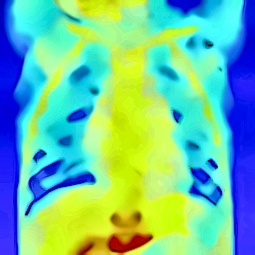
#> input picture Submission/2/im001-healthy.jpg, 255 x 255 px
$ python -i main.py   (imports and definitions only)   (older library calls are emulated)
#> lines starting #> are read from the running program, lines starting #| are printed output that depends on the picture
#> further down, picture is the input picture: shape (255, 255, 3); mean B, G, R 160.1, 193.2, 110.7
# Image Processing Coursework
# James Duxbury BDZZ75

'''
Execution time takes just under 2.5 hours to process all images
on a MacBook Pro M1, 8GB RAM. An alternative, Windows, computer,
takes around 5 hours.

Please allow sufficient time to run this :)
'''

# File Imports
import sys
import os
import re
import numpy as np
import cv2

# Modified Criminisi inpainter found in Inpainter.py
# https://github.com/NazminJuli/Criminisi-Inpainting
from Inpainter import Inpainter


# FileHandling Class
class FileHandling:
    '''
    This class is used to handle argument parsing and image saving
    '''
    def __init__(self):
        # This function parses arguments, and stores a list of all images

        # Status is used to flag errors with argument parsing
        self.status = 1
        if len(sys.argv) != 2:  # Incorrect amount of arguments
            print('Arguments should be in format python main.py [directory]')
            self.status = -1
        else:  # Directory could not be found
            if not os.path.isdir(sys.argv[1]):
                print('Directory could not be found')
                self.status = -1
            else:
                self.directory = sys.argv[1]

                # Find list of all files within specified folder
                self.unfiltered_images = os.listdir(self.directory)

                # To prevent errors, remove any non .jpg files
                self.images = [
                    file for file in self.unfiltered_images
                    if re.match(r'.*\.(jpg)$', file)
                    ]

                # Sort images so they are processed in order
                self.images.sort()

        # Sets the output directory to save processed images
        # Makes directory if it doesn't exist
        if not os.path.exists('./Results'):
            os.makedirs('./Results')
        self.output_dir = "./Results"

    def save_image(self, image, filename):
        # Save each repaired image when needed
        cv2.imwrite(f'{self.output_dir}/{filename}', image)

# Class to handle image processing
class ImageProcessing:
    '''
    This class contains methods to process the x-ray images
    '''
    # [30 lines left out: functions perspective_transform, denoise, histogram_equalisation, not called in this run]

    def contrast_lab(self, image):
        # This function applies contrast enhancement on the Lightness channel in LAB colour space
        # Convert image from BGR to LAB
        lab = cv2.cvtColor(image, cv2.COLOR_BGR2LAB)
#> lab: shape (255, 255, 3); mean of channels 0, 1, 2 192.1, 110.6, 135

        # Split image into separate channels
        l,a,b = cv2.split(lab)
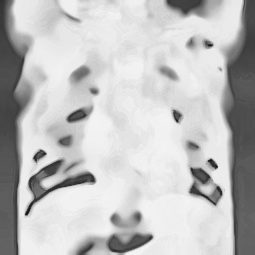
#> l: shape (255, 255); min 10, max 245, mean 192.1
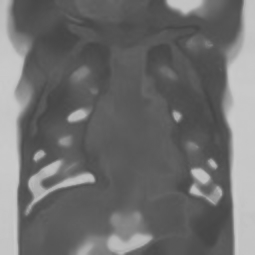
#> a: shape (255, 255); min 68, max 204, mean 110.6
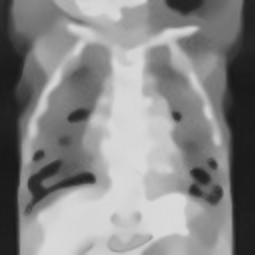
#> b: shape (255, 255); min 23, max 218, mean 135

        # Create and apply CLAHE
        clahe = cv2.createCLAHE(clipLimit=2.0, tileGridSize=(8,8))
        cl = clahe.apply(l)
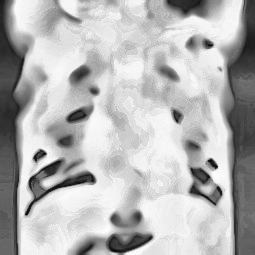
#> cl: shape (255, 255); min 7, max 254, mean 181.8

        # Merge channels, convert to BGR for further processing, and return
        result = cv2.merge((cl, a, b))
#> result: shape (255, 255, 3); mean of channels 0, 1, 2 181.8, 110.6, 135
        result = cv2.cvtColor(result, cv2.COLOR_LAB2BGR)
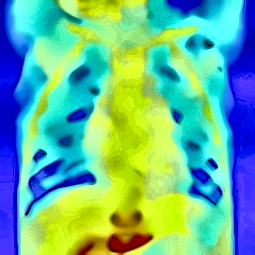
#> result: shape (255, 255, 3); mean B, G, R 149.6, 182.3, 101.7
        return result

    # [191 lines left out: functions laplace, detect_contours, inpaint_opencv, adaptive_median_filter, sobel_edge_enhance, colour_scaling and 2 more, not called in this run]


# Handle arguments and read in file names
file = FileHandling()
# [2 lines not run here, left out]

# Initialise class, and then process images
processing = ImageProcessing()
# [1 line not run here, left out]

>>> import cv2
>>> picture = cv2.imread('2/im001-healthy.jpg')
>>> result = ImageProcessing().contrast_lab(picture)

$ run again, on Submission/2/im004-healthy.jpg
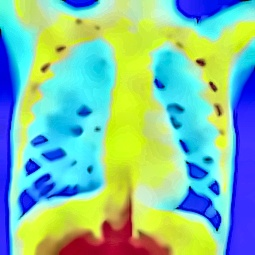
#> input picture Submission/2/im004-healthy.jpg, 255 x 255 px
#> picture is the input picture: shape (255, 255, 3); mean B, G, R 162.2, 192.1, 130.5
#> lab: shape (255, 255, 3); mean of channels 0, 1, 2 193.4, 115.8, 136.4
#> in contrast_lab, `cl = clahe.apply(l)`:
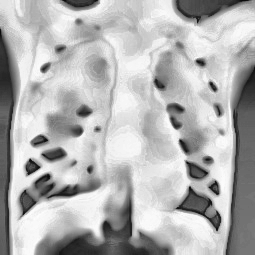
#> cl: shape (255, 255); min 8, max 253, mean 179
#> in contrast_lab, `result = cv2.cvtColor(result, cv2.COLOR_LAB2BGR)`:
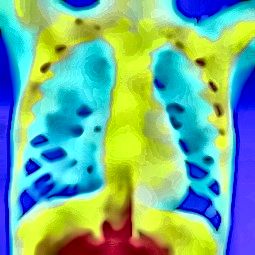
#> result: shape (255, 255, 3); mean B, G, R 145.2, 177.3, 115.7

$ run again, on Submission/2/im006-healthy.jpg
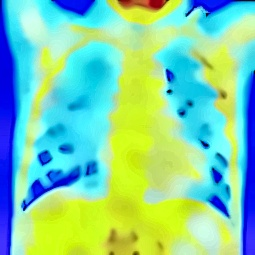
#> input picture Submission/2/im006-healthy.jpg, 255 x 255 px
#> picture is the input picture: shape (255, 255, 3); mean B, G, R 167, 208.8, 130.3
#> lab: shape (255, 255, 3); mean of channels 0, 1, 2 204.7, 107.7, 139.5
#> in contrast_lab, `cl = clahe.apply(l)`:
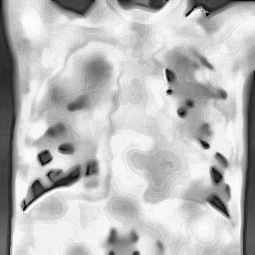
#> cl: shape (255, 255); min 5, max 252, mean 188.4
#> in contrast_lab, `result = cv2.cvtColor(result, cv2.COLOR_LAB2BGR)`:
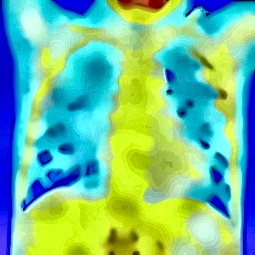
#> result: shape (255, 255, 3); mean B, G, R 149, 191.9, 114.6

$ run again, on Submission/2/im009-healthy.jpg
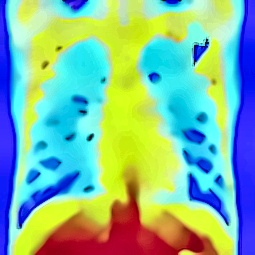
#> input picture Submission/2/im009-healthy.jpg, 255 x 255 px
#> picture is the input picture: shape (255, 255, 3); mean B, G, R 158.1, 185.8, 129.3
#> lab: shape (255, 255, 3); mean of channels 0, 1, 2 190, 118.3, 136.8
#> in contrast_lab, `cl = clahe.apply(l)`:
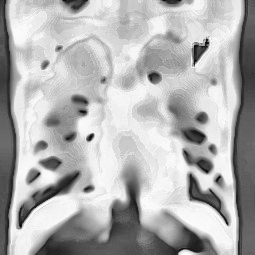
#> cl: shape (255, 255); min 6, max 255, mean 177.3
#> in contrast_lab, `result = cv2.cvtColor(result, cv2.COLOR_LAB2BGR)`:
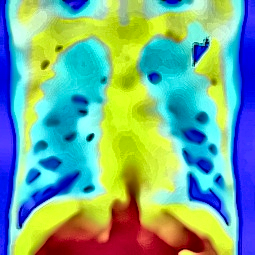
#> result: shape (255, 255, 3); mean B, G, R 144.1, 172.7, 116.4
